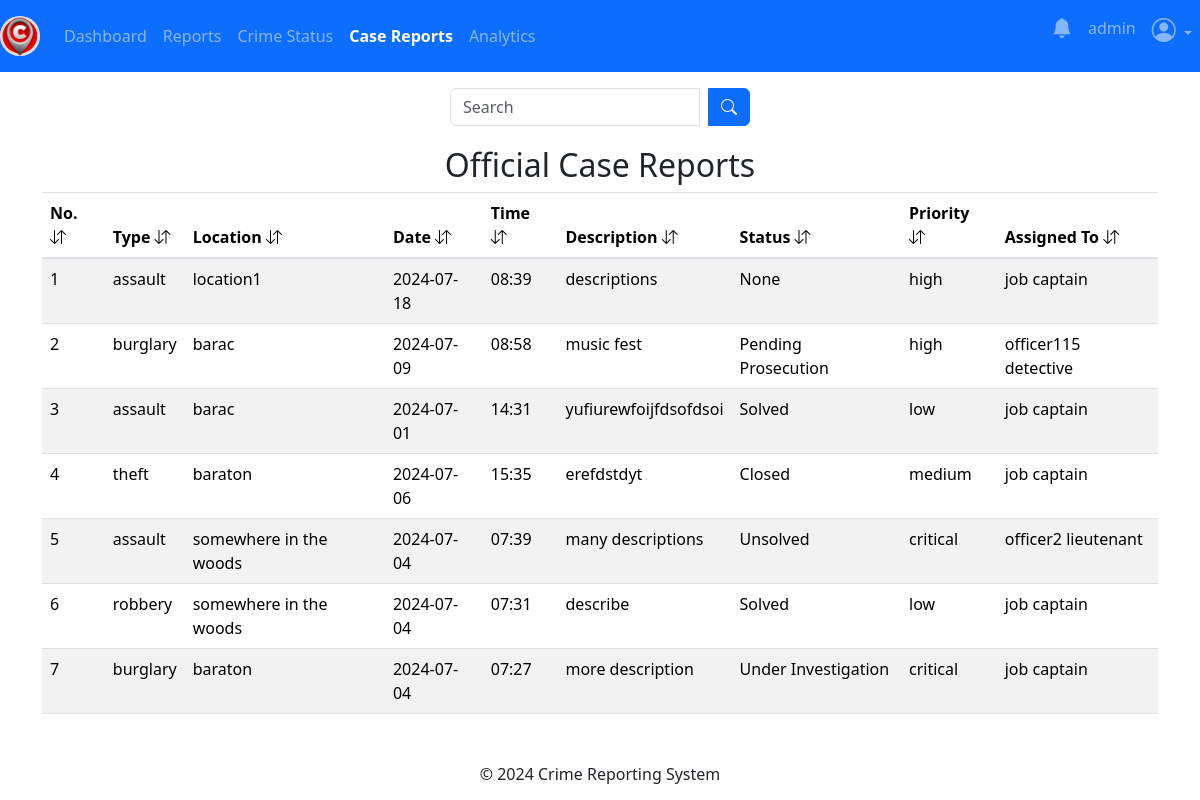
The app's page /admin/case-reports (signed in) with its own data.
### app/officers/models.py (models this page shows, shortened)
class CaseReport(db.Model, UserMixin):
    report_id = db.Column(db.Integer, primary_key=True)
    crime_type = db.Column(db.String(120), nullable=False)
    location = db.Column(db.String(40), nullable=False)
    phone_number = db.Column(db.String(10))
    date = db.Column(db.String(10), nullable=False)
    time = db.Column(db.String(10), nullable=False)
    description = db.Column(db.Text, nullable=False)
    evidence = db.Column(db.Text, nullable=False)
    urgency = db.Column(db.String(10), nullable=False)
    deadline = db.Column(db.String(20), nullable=True)
    status = db.Column(db.String(50), nullable=True)
    reports = db.Column(db.Text, nullable=True)
    media = db.Column(db.Text, nullable=True)
    filename = db.Column(db.Text, nullable=True)
    mimetype = db.Column(db.Text, nullable=True)
    created_at = db.Column(db.DateTime(timezone=True), default=current_time())
    assigned_officer_id = db.Column(db.Integer, db.ForeignKey('officers.officer_id'))
    assigned_officer = db.relationship('Officers', back_populates='assignments')

class Officers(db.Model, UserMixin):
    officer_id = db.Column(db.Integer, primary_key=True)
    username = db.Column(db.String(80), unique=True, nullable=False)
    officer_email = db.Column(db.String(120), nullable=False)
    first_name = db.Column(db.String(100), nullable=False)
    last_name = db.Column(db.String(100), nullable=True)
    badge = db.Column(db.String(20), nullable=False)
    rank = db.Column(db.String(10), nullable=False)
    station = db.Column(db.String(20), nullable=False)
    password = db.Column(db.String(128), nullable=False)
    assignments = db.relationship('CaseReport', back_populates='assigned_officer', lazy=True)

### app/admins/routes.py (the view)
@admins.route('/admin/case-reports')
@admin_required
def case_reports():
    search_case_reports = request.args.get('search_case_reports', '')
    try:
        if search_case_reports:
            cases = CaseReport.query.filter(
                CaseReport.location.ilike(f'%{search_case_reports}%') |
                CaseReport.status.ilike(f'%{search_case_reports}%') |
                CaseReport.date.ilike(f'%{search_case_reports}%') |
                CaseReport.time.ilike(f'%{search_case_reports}%') |
                CaseReport.crime_type.ilike(f'%{search_case_reports}%') |
                CaseReport.created_at.ilike(f'%{search_case_reports}%') |
                CaseReport.urgency.ilike(f'%{search_case_reports}%')
            ).order_by(desc(CaseReport.created_at)).all()
        else:
            cases = CaseReport.query.order_by(desc(CaseReport.created_at)).all()
        officers = Officers.query.all()
    except Exception as e:
        current_app.logger.error(f"Database error: {str(e)}")
        flash("An error occurred while retrieving the reports.", "error")
        return redirect(url_for('admins.case_reports'))
    if not cases:
        flash("No case reports found.", "info")
    return render_template('admin/case_reports.html', cases=cases, officers=officers)

### app/admins/routes.py (called while the page is built)
def admin_required(f):
    @wraps(f)
    def decorated_function(*args, **kwargs):
        if not session.get('admin_id'):
            flash('You need to be logged in as an admin to access the page.', 'danger')
            return redirect(url_for('admins.adminIndex'))
        return f(*args, **kwargs)
    return decorated_function

### app/templates/admin/case_reports.html (shortened to what this page needs)
{% extends 'admin/layout.html' %} {% block content %}
<div class="container">
  <br />
  <form
    method="GET"
    action="{{ url_for('admins.case_reports') }}"
    class="search-form"
  >
    <div class="input-group search-input">
      <input
        type="text"
        name="search_case_reports"
        class="form-control"
        placeholder="Search"
      />
      <div class="input-group-append ms-2">
        <button type="submit" class="btn btn-primary">
          <i class="bi bi-search"></i>
        </button>
      </div>
    </div>
  </form>
  {% if cases %}
  <table class="table table-striped table-hover">
    <h2 style="text-align: center">Official Case Reports</h2>
    <thead>
      <tr>
        <th scope="col">No. <i class="bi bi-arrow-down-up"></i></th>
        <th scope="col">Type <i class="bi bi-arrow-down-up"></i></th>
        <th scope="col">Location <i class="bi bi-arrow-down-up"></i></th>
        <th scope="col">Date <i class="bi bi-arrow-down-up"></i></th>
        <th scope="col">Time <i class="bi bi-arrow-down-up"></i></th>
        <th scope="col">Description <i class="bi bi-arrow-down-up"></i></th>
        <th scope="col">Status <i class="bi bi-arrow-down-up"></i></th>
        <th scope="col">Priority <i class="bi bi-arrow-down-up"></i></th>
        <th scope="col">Assigned To <i class="bi bi-arrow-down-up"></i></th>
      </tr>
    </thead>
    <tbody>
      {% for case in cases %}
      <tr
        onclick="goToReportDetails('{{ case.report_id }}')"
        style="cursor: pointer"
      >
        <td>{{ loop.index }}</td>
        <td>{{case. crime_type}}</td>
        <td>{{ case.location }}</td>
        <td>{{ case.date }}</td>
        <td>{{ case.time }}</td>
        <td>{{ case.description }}</td>
        <td>{{ case.status }}</td>
        <td>{{ case.urgency }}</td>
        <td>
          {{ case.assigned_officer.first_name }} {{ case.assigned_officer.rank
          }}
        </td>
      </tr>
      {% endfor %}
    </tbody>
  </table>
  {% endif %}
  {% endblock content %}

### app/templates/admin/layout.html (style rules this page uses)
body { height: 100%; width: 100%; padding-top: 40px; }

### app/templates/admin/case_reports.html (style rules this page uses)
.search-form { display: flex; justify-content: center; margin-bottom: 20px; }
.search-input { width: 300px; }

### records on screen
CaseReport: crime_type "assault", location "location1", date "2024-07-18", time "08:39", description "descriptions", status "None", urgency "high", assigned_officer.first_name "job", assigned_officer.rank "captain"
CaseReport: crime_type "burglary", location "barac", date "2024-07-09", time "08:58", description "music fest", status "Pending Prosecution", urgency "high", assigned_officer.first_name "officer115", assigned_officer.rank "detective"
CaseReport: crime_type "assault", location "barac", date "2024-07-01", time "14:31", description "yufiurewfoijfdsofdsoi", status "Solved", urgency "low", assigned_officer.first_name "job", assigned_officer.rank "captain"
CaseReport: crime_type "theft", location "baraton", date "2024-07-06", time "15:35", description "erefdstdyt", status "Closed", urgency "medium", assigned_officer.first_name "job", assigned_officer.rank "captain"
CaseReport: crime_type "assault", location "somewhere in the woods", date "2024-07-04", time "07:39", description "many descriptions", status "Unsolved", urgency "critical", assigned_officer.first_name "officer2", assigned_officer.rank "lieutenant"
CaseReport: crime_type "robbery", location "somewhere in the woods", date "2024-07-04", time "07:31", description "describe", status "Solved", urgency "low", assigned_officer.first_name "job", assigned_officer.rank "captain"
CaseReport: crime_type "burglary", location "baraton", date "2024-07-04", time "07:27", description "more description", status "Under Investigation", urgency "critical", assigned_officer.first_name "job", assigned_officer.rank "captain"

### other values on screen
{{ session.get('admin_name') }} "admin"
